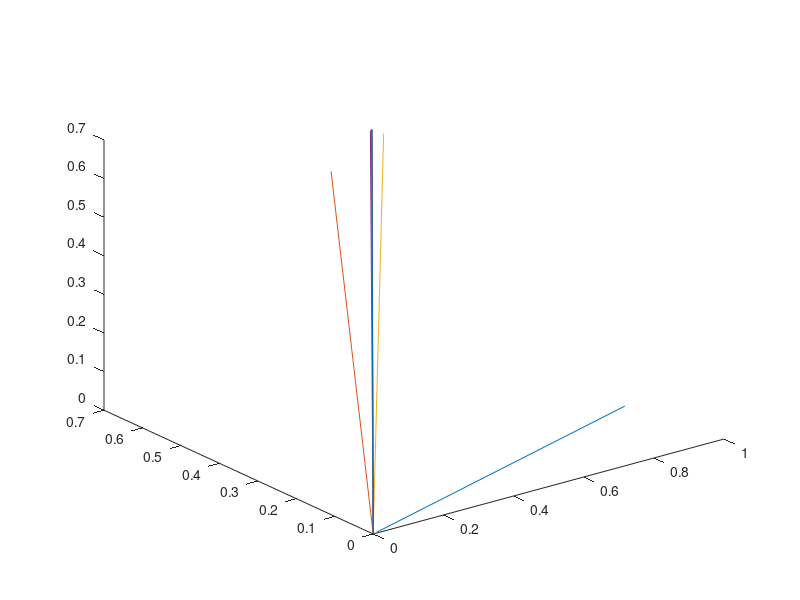

Reproduce this figure in MATLAB.
A = rand(3);
[eigvecs,D] = eig(A);
eigvals = diag(D);

%Initialize a random vector for power method.
x = rand(1,3)'
err = 10;
iter = 0;
%This loop repeats the power method until the
%approximate relative error is low enough.
while err > .00001
    plot3([0,x(1)],[0,x(2)],[0,x(3)]); hold on;
    w = A*x/norm(A*x);
    err = norm(w - x)/norm(w);
    x = w;
    iter = iter + 1;
end

%eigvecs(:,1), w
%eigvals(1), norm(A*w)

